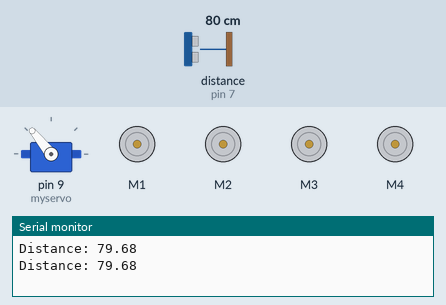
Recording of a sketch running on a simulated Arduino Uno, built with avr-gcc and run on an emulated ATmega328P. On the bench: servo, 4 × DC motor (green arrow = forward, orange = backward, longer = faster), the last lines printed to the serial monitor. Wiring (inferred from the names in the program): ultrasonic range finder: trigger pin 8; echo pin 7. Inputs (shaded band) come from the test bench; at power-on: distance to the obstacle (sensor on pin 7) 80 cm. The echo pulse lasts 58.3 µs per cm.

Above: at 2.2 s.
2.3 s: distance to the obstacle (sensor on pin 7) set to 2 cm
At 2.53 s:
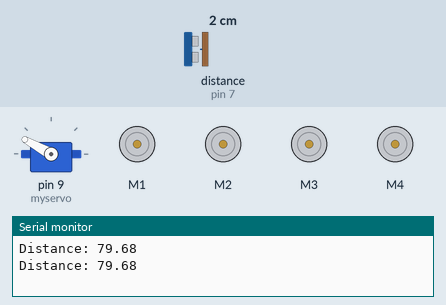
5.8 s: distance to the obstacle (sensor on pin 7) set to 35 cm
At 6.4 s:
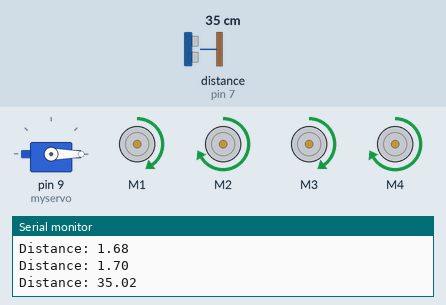
Timing chart, 0 to 15.3 s (numbered marks = the images above; inputs shaded):
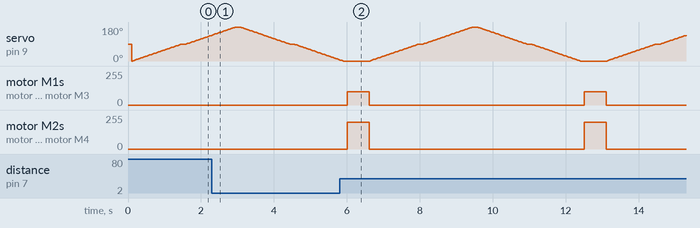

The sketch:

robotFall24complete.ino
```cpp
#include <Servo.h>
#include <Wire.h>
#include <Adafruit_MotorShield.h>
#include "utility/Adafruit_MS_PWMServoDriver.h"

Adafruit_MotorShield AFMS = Adafruit_MotorShield();

Adafruit_DCMotor *motorLeft = AFMS.getMotor(1);
Adafruit_DCMotor *motorRight = AFMS.getMotor(2);
Adafruit_DCMotor *rearLeft = AFMS.getMotor(3);
Adafruit_DCMotor *rearRight = AFMS.getMotor(4);
///////////////////////////////////////////////////
const int trigPin = 8;
const int echoPin = 7;
int pos;
float rightDistance;
float leftDistance;
float centerDistance;
long time;
float duration, distance;
Servo myservo;
//////////////////////////////////////////////////////////////////////////////////////////
void setup() {
  // put your setup code here, to run once:
  AFMS.begin();
  pinMode(trigPin, OUTPUT);
  pinMode(echoPin, INPUT);
  Serial.begin(9600);
  myservo.attach(9);
}

void loop() {
sonar();
  if (distance > 0) {
    stop();
    servoMove();
    if (leftDistance >= centerDistance && leftDistance >= rightDistance) {
      turnLeft();
      delay(500);
    } else if (rightDistance > centerDistance && rightDistance > leftDistance) {
      turnRight();
      delay(500);
    } else {
      forward();
      delay(1000);
    }
  }

  else {
    backward();
    delay(500);
    time = millis();
    if (time % 2 == 0) {
      turnLeft();
    } else {
      turnRight();
    }
  }
}


float sonar() {
  digitalWrite(trigPin, LOW);
  delayMicroseconds(2);
  digitalWrite(trigPin, HIGH);
  delayMicroseconds(10);
  digitalWrite(trigPin, LOW);

  duration = pulseIn(echoPin, HIGH);
  distance = (duration * .0343) / 2;
  Serial.print("Distance: ");
  Serial.println(distance);
  delay(100);
  return (distance);
}

//my first method
void forward() {
  motorLeft->setSpeed(200);
  motorLeft->run(FORWARD);
  motorRight->setSpeed(200);
  motorRight->run(FORWARD);
  rearLeft->setSpeed(200);
  rearLeft->run(FORWARD);
  rearRight->setSpeed(200);
  rearRight->run(FORWARD);
}

void backward() {
  motorLeft->setSpeed(200);
  motorLeft->run(BACKWARD);
  motorRight->setSpeed(200);
  motorRight->run(BACKWARD);
  rearLeft->setSpeed(200);
  rearLeft->run(BACKWARD);
  rearRight->setSpeed(200);
  rearRight->run(BACKWARD);
}

void turnRight() {
  motorLeft->setSpeed(200);
  motorLeft->run(FORWARD);
  motorRight->setSpeed(100);
  motorRight->run(FORWARD);
  rearLeft->setSpeed(200);
  rearLeft->run(FORWARD);
  rearRight->setSpeed(100);
  rearRight->run(FORWARD);
}

void turnLeft() {
  motorLeft->setSpeed(100);
  motorLeft->run(FORWARD);
  motorRight->setSpeed(200);
  motorRight->run(FORWARD);
  rearLeft->setSpeed(100);
  rearLeft->run(FORWARD);
  rearRight->setSpeed(200);
  rearRight->run(FORWARD);
}

void forwardSpeed(int speed) {
  motorLeft->setSpeed(speed);
  motorLeft->run(FORWARD);
  motorRight->setSpeed(speed);
  motorRight->run(FORWARD);
  rearLeft->setSpeed(speed);
  rearLeft->run(FORWARD);
  rearRight->setSpeed(speed);
  rearRight->run(FORWARD);
}
void stop() {
  motorLeft->setSpeed(0);
  motorRight->setSpeed(0);
  rearLeft->setSpeed(0);
  rearRight->setSpeed(0);
}

void servoMove() {
  for (pos = 0; pos <= 90; pos++) {
    myservo.write(pos);
    delay(15);
  }
  sonar();
  centerDistance = distance;
  for (pos = 90; pos <= 180; pos++) {
    myservo.write(pos);
    delay(15);
  }
  sonar();
  rightDistance = distance;
  for (pos = 180; pos >= 90; pos--) {
    myservo.write(pos);
    delay(15);
  }
  sonar();
  centerDistance = distance;
  for (pos = 90; pos >= 0; pos--) {
    myservo.write(pos);
    delay(15);
  }
  sonar();
  leftDistance = distance;
}
```

Measured:
- by itself, motor M1, motor M3: alternates forward 100/255 for 0.60 s and stopped for 5.9 s
- by itself, motor M2, motor M4: alternates forward 200/255 for 0.60 s and stopped for 5.9 s
